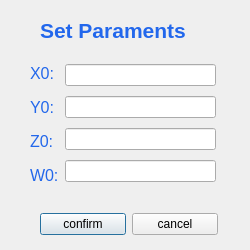
<?xml version="1.0" encoding="UTF-8"?>
<ui version="4.0">
 <class>paraDlg</class>
 <widget class="QDialog" name="paraDlg">
  <property name="geometry">
   <rect>
    <x>0</x>
    <y>0</y>
    <width>250</width>
    <height>250</height>
   </rect>
  </property>
  <property name="windowTitle">
   <string>Dialog</string>
  </property>
  <widget class="QLabel" name="titlelabel">
   <property name="geometry">
    <rect>
     <x>40</x>
     <y>10</y>
     <width>171</width>
     <height>41</height>
    </rect>
   </property>
   <property name="text">
    <string>&lt;html&gt;&lt;head/&gt;&lt;body&gt;&lt;p&gt;&lt;span style=&quot; font-size:16pt; font-weight:600; color:#2267ec;&quot;&gt;Set Paraments&lt;/span&gt;&lt;/p&gt;&lt;/body&gt;&lt;/html&gt;</string>
   </property>
  </widget>
  <widget class="QWidget" name="">
   <property name="geometry">
    <rect>
     <x>30</x>
     <y>60</y>
     <width>186</width>
     <height>130</height>
    </rect>
   </property>
   <layout class="QHBoxLayout" name="horizontalLayout">
    <item>
     <layout class="QVBoxLayout" name="verticalLayout_2">
      <item>
       <widget class="QLabel" name="xlabel">
        <property name="text">
         <string>&lt;html&gt;&lt;head/&gt;&lt;body&gt;&lt;p&gt;&lt;span style=&quot; font-size:12pt; color:#2267eb;&quot;&gt;X0:&lt;/span&gt;&lt;/p&gt;&lt;/body&gt;&lt;/html&gt;</string>
        </property>
       </widget>
      </item>
      <item>
       <widget class="QLabel" name="ylabel">
        <property name="text">
         <string>&lt;html&gt;&lt;head/&gt;&lt;body&gt;&lt;p&gt;&lt;span style=&quot; font-size:12pt; color:#2267eb;&quot;&gt;Y0:&lt;/span&gt;&lt;/p&gt;&lt;/body&gt;&lt;/html&gt;</string>
        </property>
       </widget>
      </item>
      <item>
       <widget class="QLabel" name="zlabel">
        <property name="text">
         <string>&lt;html&gt;&lt;head/&gt;&lt;body&gt;&lt;p&gt;&lt;span style=&quot; font-size:12pt; color:#2267eb;&quot;&gt;Z0:&lt;/span&gt;&lt;/p&gt;&lt;/body&gt;&lt;/html&gt;</string>
        </property>
       </widget>
      </item>
      <item>
       <widget class="QLabel" name="wlabel">
        <property name="text">
         <string>&lt;html&gt;&lt;head/&gt;&lt;body&gt;&lt;p&gt;&lt;span style=&quot; font-size:12pt; color:#2267eb;&quot;&gt;W0:&lt;/span&gt;&lt;/p&gt;&lt;/body&gt;&lt;/html&gt;</string>
        </property>
       </widget>
      </item>
     </layout>
    </item>
    <item>
     <layout class="QVBoxLayout" name="verticalLayout">
      <item>
       <widget class="QLineEdit" name="xlineEdit"/>
      </item>
      <item>
       <widget class="QLineEdit" name="ylineEdit"/>
      </item>
      <item>
       <widget class="QLineEdit" name="zlineEdit"/>
      </item>
      <item>
       <widget class="QLineEdit" name="wlineEdit"/>
      </item>
     </layout>
    </item>
   </layout>
  </widget>
  <widget class="QWidget" name="">
   <property name="geometry">
    <rect>
     <x>40</x>
     <y>210</y>
     <width>178</width>
     <height>29</height>
    </rect>
   </property>
   <layout class="QHBoxLayout" name="horizontalLayout_2">
    <item>
     <widget class="QPushButton" name="confirmButton">
      <property name="text">
       <string>confirm</string>
      </property>
     </widget>
    </item>
    <item>
     <widget class="QPushButton" name="cancelButton">
      <property name="text">
       <string>cancel</string>
      </property>
     </widget>
    </item>
   </layout>
  </widget>
 </widget>
 <resources/>
 <connections/>
</ui>
